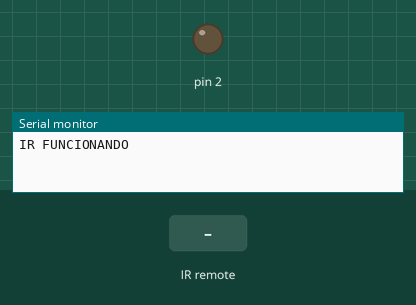
Simulated run of this sketch. Board: Arduino Uno, built with avr-gcc and run on an emulated ATmega328P. On the bench: output pins drawn as LEDs (lit = HIGH), the last lines printed to the serial monitor. Inputs (shaded band) come from the test bench.

Above: at 1.2 s.
1.3 s: infrared code 0xC1CCCE31 received
At 2.0 s:
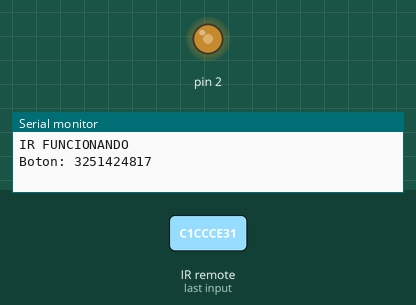
Timing chart, 0 to 4.3 s (numbered marks = the images above; inputs shaded):
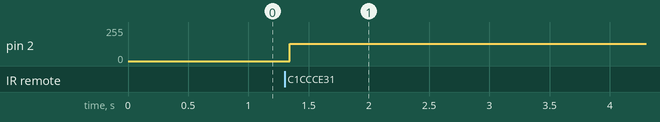

Measured:
- after the input at 1.3 s, pin 2: 0/255 → 128/255 at once

The sketch:

Infrarojos.ino
```cpp
#include <IRremote.h>

int reciver = 7;
IRrecv irrecv(reciver);
decode_results results;

int v;
boolean l1 = false;

void setup() {
  Serial.begin(9600);
  Serial.println("IR FUNCIONANDO");
  irrecv.enableIRIn();
  pinMode(2, OUTPUT);
}

void loop() {
  if(irrecv.decode(&results)){
    v = results.value;
    Serial.print("Boton: ");
    Serial.println(results.value);
    irrecv.resume();
  }
  switch(v){
    case 3251424817:
        l1 = !l1;
        if(l1){
          digitalWrite(2, HIGH);
        } else {
          digitalWrite(2, LOW);
        }
      break;
  }
}
```
